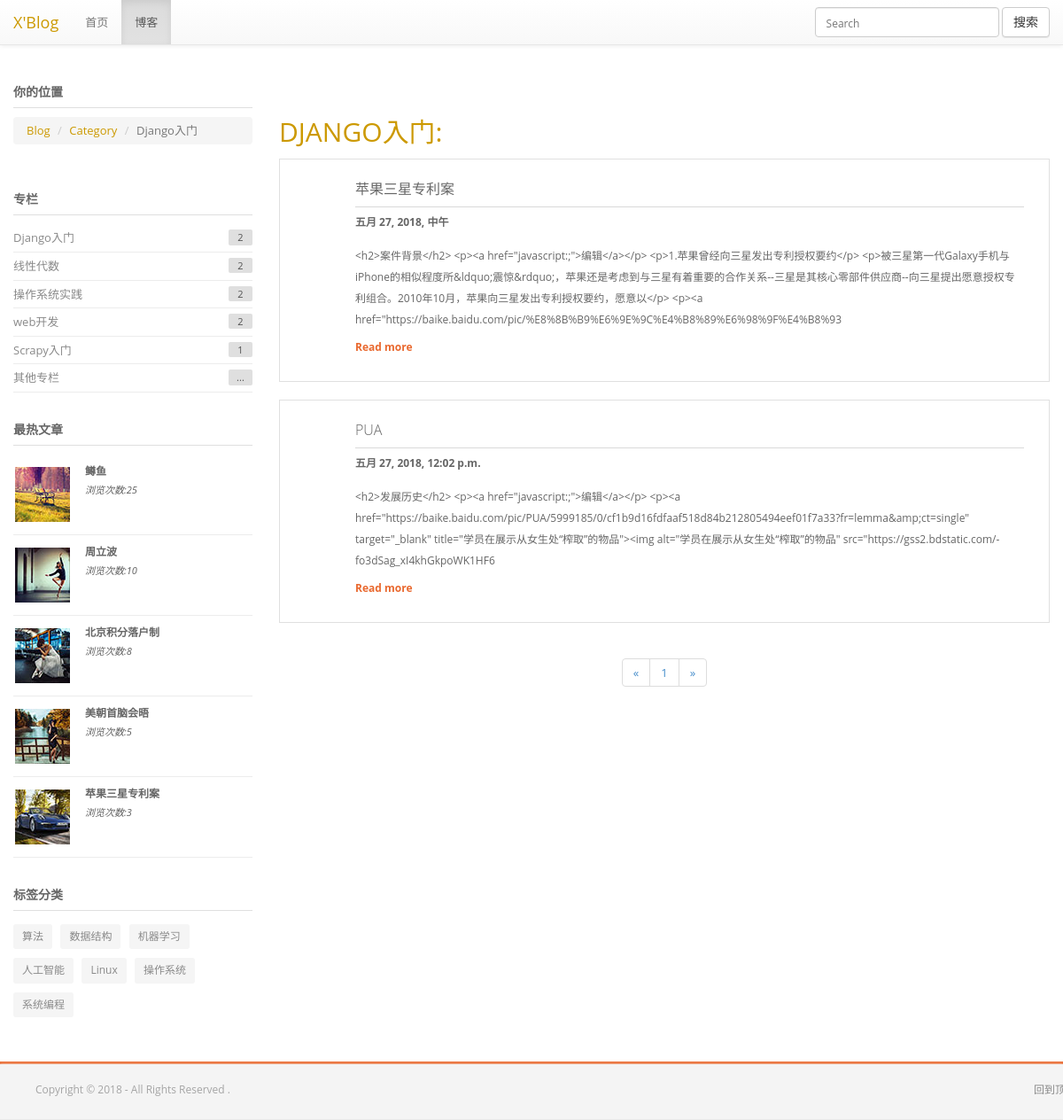
The page /blog/category/1 on the database its author committed.
### blog/models.py (models this page shows, shortened)
class Category(models.Model):
    id = models.AutoField(primary_key=True)
    name = models.CharField("专栏名称", max_length=30, unique=True)
    pass

class Blog(models.Model):#还是要一个用户，要不然被访问了记录不了ip地址
    id = models.AutoField(primary_key=True)
    visitedtime = models.PositiveIntegerField("访问次数", default=0, editable=False)
    title = models.CharField("标题", max_length=50)
    publish_date = models.DateTimeField("发布时间",auto_now_add=True)
    modified_date = models.DateTimeField("最后修改时间", auto_now=True)
    blog_text = RichTextField("博客正文", default="请输入你的博客")
    pass

class Tag(models.Model):
    id = models.AutoField(primary_key=True)
    name = models.CharField("标签名称", max_length=30, unique=True)
    pass

### blog/views.py (the view)
# urls.py: path('category/<int:cid>',views.category_single_page),
def category_single_page(request,cid):
    dict = get_base_information(request)
    category = Category.objects.get(id=cid)
    blogs = Blog_Category_Relation.objects.filter(category=category)
    bloglist = []
    for blog in blogs:
        bloglist.append(blog.blog)
    dict['bloglist']=bloglist
    pagenumber = (len(bloglist) // 6) + 1
    pagenumber = range(1,pagenumber+1)
    dict['pagenumber']=pagenumber
    dict['category']=category
    return render(request, 'category_single_page.html', dict)

### blog/views.py (called while the page is built)
def get_base_information(request):
    categories = Category.objects.all()
    catelist = []
    for c in categories:
        t = Blog_Category_Relation.objects.filter(category=c)
        catelist.append((c, len(t)))
    catelist.sort(key=lambda cl: cl[1], reverse=True)
    blogs = Blog.objects.all()
    latest = blogs.order_by('-id')
    top5 = blogs.order_by('-visitedtime')
    top5 = top5[:5]
    tags = Tag.objects.all()
    return {'catelist': catelist, 'top5': top5, 'tags': tags}

### blog/templates/category_single_page.html (shortened to what this page needs)
<!DOCTYPE html>
<html>
<head>
    {% load static %}
    <link type="text/css" rel='stylesheet' href="{% static 'css/bootstrap.css' %}">
    <link type="text/css" rel='stylesheet' href="{% static 'css/bootstrap-theme.css' %}">
    <link type="text/css" rel='stylesheet' href="{% static 'css/bootstrap.min.css' %}">
    <link type="text/css" data-themecolor="default" rel='stylesheet' href="{% static 'css/main-default.css' %}">
</head>
<body>
<header class="navbar navbar-default navbar-fixed-top">
    <div class="container-fluid">
        <div class="navbar-header">
            <a class="navbar-brand" style="color:#cc9900">X'Blog</a>
        </div>
        <div class="collapse navbar-collapse" id="bs-example-navbar-collapse-1">
            <ul class="nav navbar-nav navbar-left">
                <li><a href="/">首页</a></li>
                <li class="active"><a href="/blog/">博客</a></li>
            </ul>
            <form class="navbar-form navbar-right" method="get" action="/search">
                <div class="form-group">
                    <input type="text" class="form-control" placeholder="Search" name="kw">
                </div>
                <button type="submit" class="btn btn-default">搜索</button>
            </form>
        </div>
    </div>
</header>
<br><br><br>
<div class="l-main-container">
    <div class="l-inner-page-container">
        <div class="container">
            <div class="row">
                <div class="col-md-9 col-md-push-3">
                    <br>
                    <br>
                    <br>
                    <h2 style="color:#cc9900">{{ category.name }}:</h2>
                    {% for blog in bloglist %}
                    <div class="b-blog-listing__block">
                        <div class="b-infoblock-with-icon b-blog-listing__infoblock">
                            <div class="b-infoblock-with-icon__info f-infoblock-with-icon__info">
                                <a href="/blog/{{ blog.id }}"
                                   class="f-infoblock-with-icon__info_title b-infoblock-with-icon__info_title f-primary-l b-title-b-hr f-title-b-hr">
                                    {{ blog.title }}
                                </a>
                                <div class="f-infoblock-with-icon__info_text b-infoblock-with-icon__info_text f-primary-b b-blog-listing__pretitle">
                                    {{ blog.publish_date }}
                                </div>
                                <div class="f-infoblock-with-icon__info_text b-infoblock-with-icon__info_text c-primary b-blog-listing__text">
                                    {{ blog.blog_text|truncatechars:300 }}
                                </div>
                                <div class="f-infoblock-with-icon__info_text b-infoblock-with-icon__info_text">
                                    <a href="/blog/{{ blog.id }}" class="f-more f-primary-b">Read more</a>
                                </div>
                            </div>
                        </div>
                    </div>
                    {% if forloop.last %}
                    <div style="text-align:center;padding-bottom: 20px">
                        <nav aria-label="Page navigation">
                            <ul class="pagination">
                                <li>
                                    <a href="/blog/page/1" aria-label="Previous">
                                        <span aria-hidden="true">&laquo;</span>
                                    </a>
                                </li>
                                {% for c in pagenumber %}
                                <li><a href="/blog/page/{{ c }}">{{ c }}</a></li>
                                {% if forloop.last %}
                                <li>
                                    <a href="/blog/page/{{ c }}" aria-label="Next">
                                        <span aria-hidden="true">&raquo;</span>
                                    </a>
                                </li>
                                {% endif %}
                                {% endfor %}
                            </ul>
                        </nav>
                    </div>
                    {% endif %}
                    {% empty %}
                    <h3 style="text-align:center">还没有文章，请阅览其他专栏。</h3>
                    {% endfor %}
                </div>
                <div class="col-md-3 col-md-pull-9">
                    <div class="row b-col-default-indent">
                        <div class="col-md-12">
                            <div>
                                <h4 class="f-primary-b b-h4-special f-h4-special--gray f-h4-special">你的位置</h4>
                                <ol class="breadcrumb">
                                    <li><a href="/blog/" style="color:#cc9900">Blog</a></li>
                                    <li><a href="/blog/category" style="color:#cc9900">Category</a></li>
                                    <li class="active">{{ category.name }}</li>
                                </ol>
                            </div>
                        </div>
                        <div class="col-md-12">
                            <div class="b-categories-filter">
                                <h4 class="f-primary-b b-h4-special f-h4-special--gray f-h4-special">专栏</h4>
                                <ul>
                                    {% for c in catelist %}
                                    {% if forloop.counter < 6 %}
                                    <li>
                                        <a class="f-categories-filter_name" href="/blog/category/{{ c.0.id }}">
                                            {{ c.0.name }}</a>
                                        <span class="b-categories-filter_count f-categories-filter_count">{{ c.1 }}</span>
                                    </li>
                                    {% elif forloop.counter == 6 %}
                                    <li>
                                        <a class="f-categories-filter_name" href="/blog/category/">其他专栏</a>
                                        <span class="b-categories-filter_count f-categories-filter_count">...</span>
                                    </li>
                                    {% endif %}
                                    {% endfor %}
                                </ul>
                            </div>
                        </div>
                        <div class="col-md-12">
                            <h4 class="f-primary-b b-h4-special  f-h4-special--gray f-h4-special">最热文章</h4>
                            <div class="b-blog-short-post b-blog-short-post--img-hover-bordered b-blog-short-post--w-img f-blog-short-post--w-img row">
                                <div class="b-blog-short-post b-blog-short-post--img-hover-bordered b-blog-short-post--w-img f-blog-short-post--w-img row">
                                    <div class="b-blog-short-post--popular col-md-12  col-xs-12 f-primary-b">
                                        <div class="b-blog-short-post__item_img">
                                            <a href="/blog/{{ top5.0.id }}"><img data-retina
                                                                                 src="{% static 'img/gallery/sm/gallery_1.jpg' %}"
                                                                                 alt=""/></a>
                                        </div>
                                        <div class="b-remaining">
                                            <div class="b-blog-short-post__item_text f-blog-short-post__item_text">
                                                <a href="/blog/{{ top5.0.id }}">{{ top5.0.title }}</a>
                                            </div>
                                            <div class="b-blog-short-post__item_date f-blog-short-post__item_date f-primary-it">
                                                浏览次数:{{ top5.0.visitedtime }}
                                            </div>
                                        </div>
                                    </div>
                                    <div class="b-blog-short-post--popular col-md-12  col-xs-12 f-primary-b">
                                        <div class="b-blog-short-post__item_img">
                                            <a href="/blog/{{ top5.1.id }}"><img data-retina
                                                                                 src="{% static 'img/gallery/sm/gallery_2.jpg' %}"
                                                                                 alt=""/></a>
                                        </div>
                                        <div class="b-remaining">
                                            <div class="b-blog-short-post__item_text f-blog-short-post__item_text">
                                                <a href="/blog/{{ top5.1.id }}">{{ top5.1.title }}</a>
                                            </div>
                                            <div class="b-blog-short-post__item_date f-blog-short-post__item_date f-primary-it">
                                                浏览次数:{{ top5.1.visitedtime }}
                                            </div>
                                        </div>
                                    </div>
                                    <div class="b-blog-short-post--popular col-md-12  col-xs-12 f-primary-b">
                                        <div class="b-blog-short-post__item_img">
                                            <a href="/blog/{{ top5.2.id }}"><img data-retina
                                                                                 src="{% static 'img/gallery/sm/gallery_3.jpg' %}"
                                                                                 alt=""/></a>
                                        </div>
                                        <div class="b-remaining">
                                            <div class="b-blog-short-post__item_text f-blog-short-post__item_text">
                                                <a href="/blog/{{ top5.2.id }}">{{ top5.2.title }}</a>
                                            </div>
                                            <div class="b-blog-short-post__item_date f-blog-short-post__item_date f-primary-it">
                                                浏览次数:{{ top5.2.visitedtime }}
                                            </div>
                                        </div>
                                    </div>
                                    <div class="b-blog-short-post--popular col-md-12  col-xs-12 f-primary-b">
                                        <div class="b-blog-short-post__item_img">
                                            <a href="/blog/{{ top5.3.id }}"><img data-retina
                                                                                 src="{% static 'img/gallery/sm/gallery_4.jpg' %}"
                                                                                 alt=""/></a>
                                        </div>
                                        <div class="b-remaining">
                                            <div class="b-blog-short-post__item_text f-blog-short-post__item_text">
                                                <a href="/blog/{{ top5.3id }}">{{ top5.3.title }}</a>
                                            </div>
                                            <div class="b-blog-short-post__item_date f-blog-short-post__item_date f-primary-it">
                                                浏览次数:{{ top5.3.visitedtime }}
                                            </div>
                                        </div>
                                    </div>
                                    <div class="b-blog-short-post--popular col-md-12  col-xs-12 f-primary-b @@hidden">
                                        <div class="b-blog-short-post__item_img">
                                            <a href="/blog/{{ top5.4.id }}"><img data-retina
                                                                                 src="{% static 'img/gallery/sm/gallery_5.jpg' %}"
                                                                                 alt=""/></a>
                                        </div>
                                        <div class="b-remaining">
                                            <div class="b-blog-short-post__item_text f-blog-short-post__item_text">
                                                <a href="/blog/{{ top5.4.id }}">{{ top5.4.title }}</a>
                                            </div>
                                            <div class="b-blog-short-post__item_date f-blog-short-post__item_date f-primary-it">
                                                浏览次数:{{ top5.4.visitedtime }}
                                            </div>
                                        </div>
                                    </div>
                                </div>
                            </div>
                        </div>
                        <div class="col-md-12">
                            <h4 class="f-primary-b b-h4-special f-h4-special--gray f-h4-special">标签分类</h4>
                            <div>
                                {% for tag in tags %}
                                <a class="f-tag b-tag" href="/blog/tag/{{ tag.id }}">{{ tag.name }}</a>
                                {% endfor %}
                            </div>
                        </div>
                    </div>
                </div>
            </div>
        </div>
    </div>
</div>
<footer>
    <div class="b-footer-primary">
        <div class="container">
            <div class="row">
                <nav class="navbar-left f-copyright">
                    <ul>Copyright © 2018 - All Rights Reserved .</ul>
                </nav>
                <nav class="navbar-right f-copyright">
                    <ul>
                        <a href="#" class="back-to-top"> 回到顶部 </a>
                    </ul>
                </nav>
            </div>
        </div>
    </div>
</footer>
</body>
</html>

### rows shown on the page
Category: name "DJANGO入门", name "Django入门", c "2"
Blog: title "苹果三星专利案", publish_date "五月 27, 2018, 中午", blog_text "<h2>案件背景</h2> <p><a href=\"javascript:;\">编辑</a></p> <p>1.苹果曾经向三星发出专利授权要约</p> <p>被三星第一代Galaxy手机与iPhone的相似程度所&ldquo;震惊&rdquo;，苹果还是考虑到与三星有着重要的合作关系--三星是其核心零部件供应商--向三星提出愿意授权专利组合。2010年10月，苹果向三星发出专利授权要约，愿意以</p> <p><a href=\"https://baike.baidu.com/pic/%E8%8B%B9%E6%9E%9C%E4%B8%89%E6%98%9F%E4%B8%93", visitedtime "3"
Blog: title "PUA", publish_date "五月 27, 2018, 12:02 p.m.", blog_text "<h2>发展历史</h2> <p><a href=\"javascript:;\">编辑</a></p> <p><a href=\"https://baike.baidu.com/pic/PUA/5999185/0/cf1b9d16fdfaaf518d84b212805494eef01f7a33?fr=lemma&amp;ct=single\" target=\"_blank\" title=\"学员在展示从女生处“榨取”的物品\"><img alt=\"学员在展示从女生处“榨取”的物品\" src=\"https://gss2.bdstatic.com/-fo3dSag_xI4khGkpoWK1HF6", pagenumber "1"
Category: name "线性代数", c "2"
Category: name "操作系统实践", c "2"
Category: name "web开发", c "2"
Category: name "Scrapy入门", c "1"
Category: shows "其他专栏"
Blog: title "鳟鱼", visitedtime "25"
Blog: title "周立波", visitedtime "10"
Blog: title "北京积分落户制", visitedtime "8"
Blog: title "美朝首脑会晤", visitedtime "5"
Tag: name "算法"
Tag: name "数据结构"
Tag: name "机器学习"
Tag: name "人工智能"
Tag: name "Linux"
Tag: name "操作系统"
Tag: name "系统编程"
